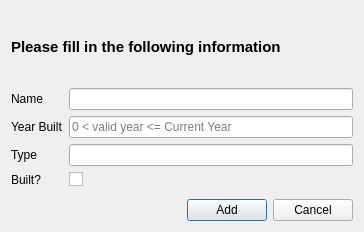
<?xml version="1.0" encoding="UTF-8"?>
<ui version="4.0">
 <class>add_computer</class>
 <widget class="QDialog" name="add_computer">
  <property name="geometry">
   <rect>
    <x>0</x>
    <y>0</y>
    <width>364</width>
    <height>232</height>
   </rect>
  </property>
  <property name="windowTitle">
   <string>Dialog</string>
  </property>
  <layout class="QVBoxLayout" name="verticalLayout">
   <item>
    <widget class="QLabel" name="label_5">
     <property name="font">
      <font>
       <pointsize>11</pointsize>
       <weight>75</weight>
       <bold>true</bold>
      </font>
     </property>
     <property name="text">
      <string>Please fill in the following information</string>
     </property>
    </widget>
   </item>
   <item>
    <layout class="QFormLayout" name="formLayout">
     <item row="0" column="0">
      <widget class="QLabel" name="name_label">
       <property name="text">
        <string>Name</string>
       </property>
      </widget>
     </item>
     <item row="2" column="0">
      <widget class="QLabel" name="year_label">
       <property name="text">
        <string>Year Built</string>
       </property>
      </widget>
     </item>
     <item row="4" column="0">
      <widget class="QLabel" name="type_label">
       <property name="text">
        <string>Type</string>
       </property>
      </widget>
     </item>
     <item row="6" column="0">
      <widget class="QLabel" name="label_4">
       <property name="text">
        <string>Built?</string>
       </property>
      </widget>
     </item>
     <item row="6" column="1">
      <widget class="QCheckBox" name="BuiltCheckBox">
       <property name="text">
        <string/>
       </property>
      </widget>
     </item>
     <item row="7" column="0">
      <layout class="QHBoxLayout" name="horizontalLayout_2"/>
     </item>
     <item row="2" column="1">
      <widget class="QLineEdit" name="Year">
       <property name="placeholderText">
        <string>0 &lt; valid year &lt;= Current Year</string>
       </property>
      </widget>
     </item>
     <item row="4" column="1">
      <widget class="QLineEdit" name="Type">
       <property name="placeholderText">
        <string/>
       </property>
      </widget>
     </item>
     <item row="0" column="1">
      <widget class="QLineEdit" name="Name"/>
     </item>
    </layout>
   </item>
   <item>
    <layout class="QHBoxLayout" name="horizontalLayout">
     <item>
      <spacer name="horizontalSpacer_4">
       <property name="orientation">
        <enum>Qt::Horizontal</enum>
       </property>
       <property name="sizeHint" stdset="0">
        <size>
         <width>40</width>
         <height>20</height>
        </size>
       </property>
      </spacer>
     </item>
     <item>
      <widget class="QPushButton" name="Add">
       <property name="text">
        <string>Add</string>
       </property>
      </widget>
     </item>
     <item>
      <widget class="QPushButton" name="cancel">
       <property name="text">
        <string>Cancel</string>
       </property>
      </widget>
     </item>
    </layout>
   </item>
  </layout>
 </widget>
 <tabstops>
  <tabstop>Name</tabstop>
  <tabstop>Year</tabstop>
  <tabstop>Type</tabstop>
  <tabstop>BuiltCheckBox</tabstop>
  <tabstop>Add</tabstop>
  <tabstop>cancel</tabstop>
 </tabstops>
 <resources/>
 <connections/>
</ui>
